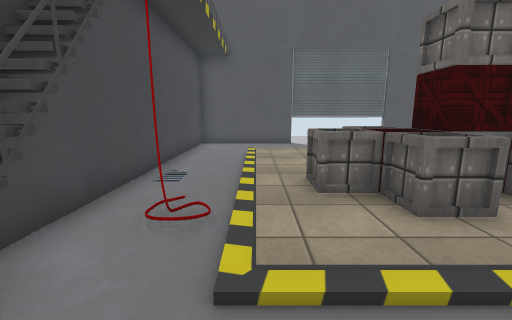
view 1 (above)

12 first-person views from a walk through a Unity game level. The camera is 1.4 m above the floor, tilts 10° down and sees 90° across. The floor is counted in squares, 1 m on a side. Each view is taken from the middle of a square. On the plan, view 1 faces up. The plan holds only what a view shows up to about 13 squares ahead; the rest is blank. Some surface patterns are stand-ins.

view 2
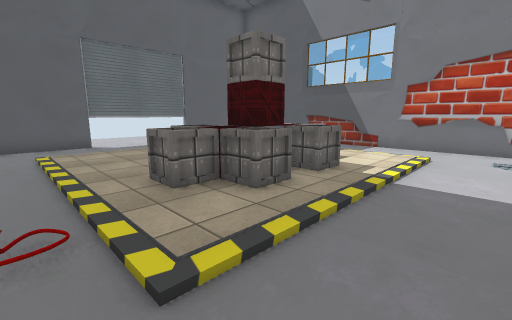

view 3
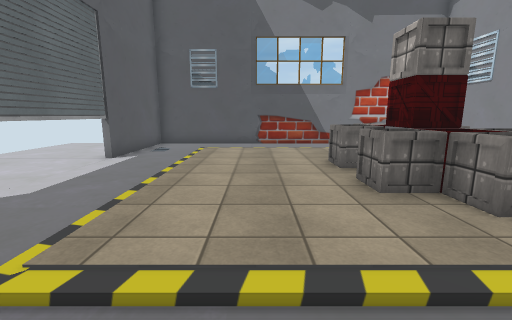

view 4
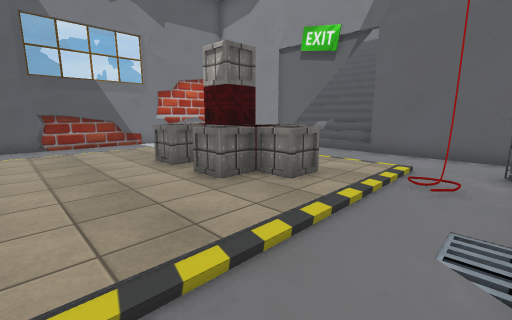

view 5
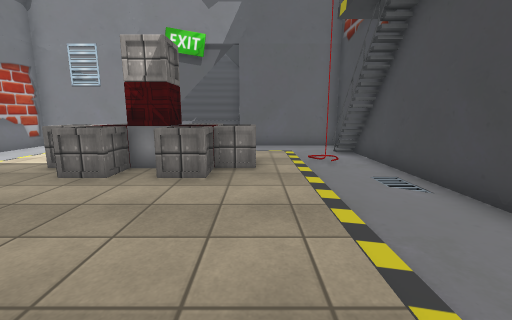

view 6
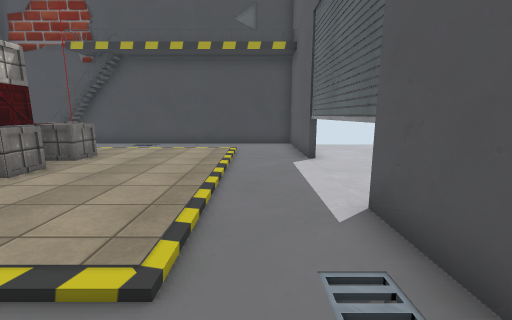

view 7
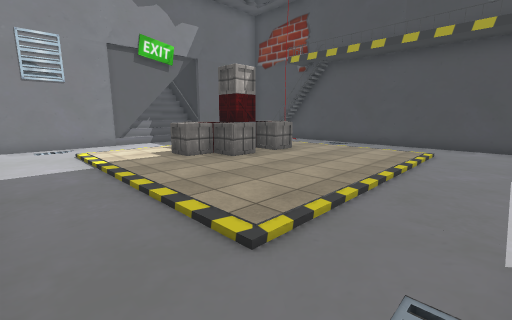

view 8
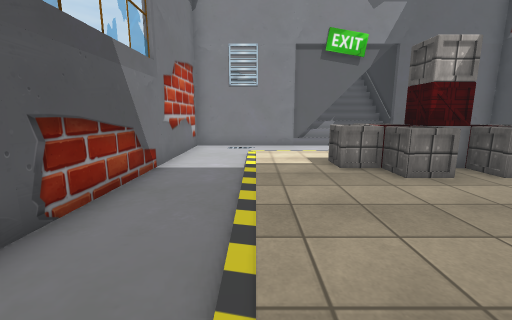

view 9
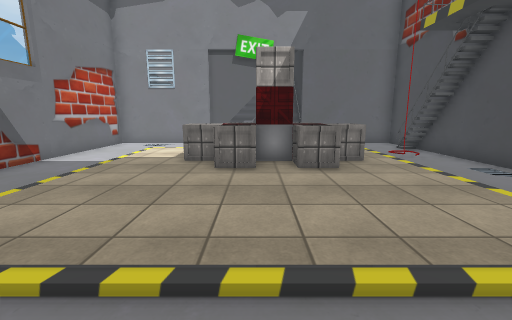

view 10
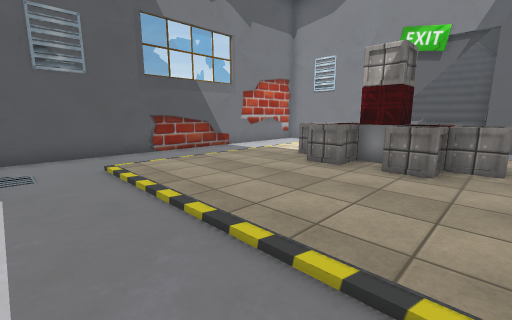

view 11
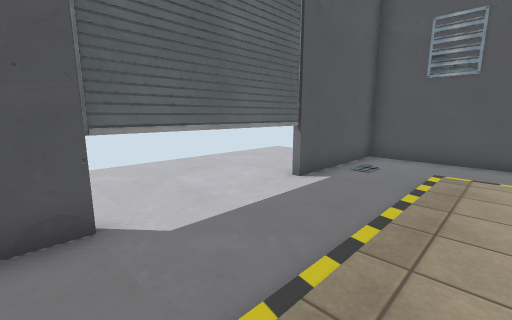

view 12
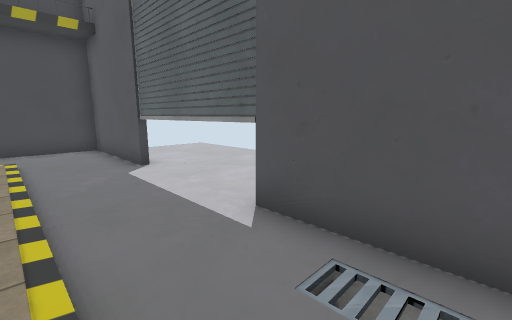

### Floor plan
Key: @ floor where view 1 was taken; # wall or solid block; . main floor; : floor 0.25 m higher than the main floor; - floor 0.75 m lower than the main floor; / step, stairs or slope; = window, fence, low wall or low ledge; O other object.
Columns run from 3 left of view 1 to 11 right of it. Each row starts with its distance up from view 1.
 13 ###############
 12 #..........#O.#
 11 #.............#
 10 #../////////..#
  9 #...::::::::..#
  8 #...::::::::..#
  7 #...::::::::..#
  6 #-..:OOOO:::..#
  5 #...OOOOOO::..#
  4 #...OOOOOO::..#
  3 ##:.:OOOO:::..#
  2 ##............#
  1 ##............#
  0 #..@..........#
 -1 #####=/=#######
 -2     ##//// #
 -3      #///  #
 -4      #//
 -5      #/
 -6      ##

Where each view was taken, in squares from view 1:
view 1: 0 up, 0 right, facing up
view 2: 0 up, 1 left, facing up-right
view 3: 8 up, 2 left, facing right
view 4: 9 up, 2 left, facing down-right
view 5: 11 up, 1 right, facing down
view 6: 11 up, 10 right, facing left
view 7: 12 up, 10 right, facing down-left
view 8: 11 up, 8 right, facing down
view 9: 12 up, 4 right, facing down
view 10: 12 up, 1 right, facing down-right
view 11: 9 up, 1 right, facing up-right
view 12: 10 up, 9 right, facing up-left
